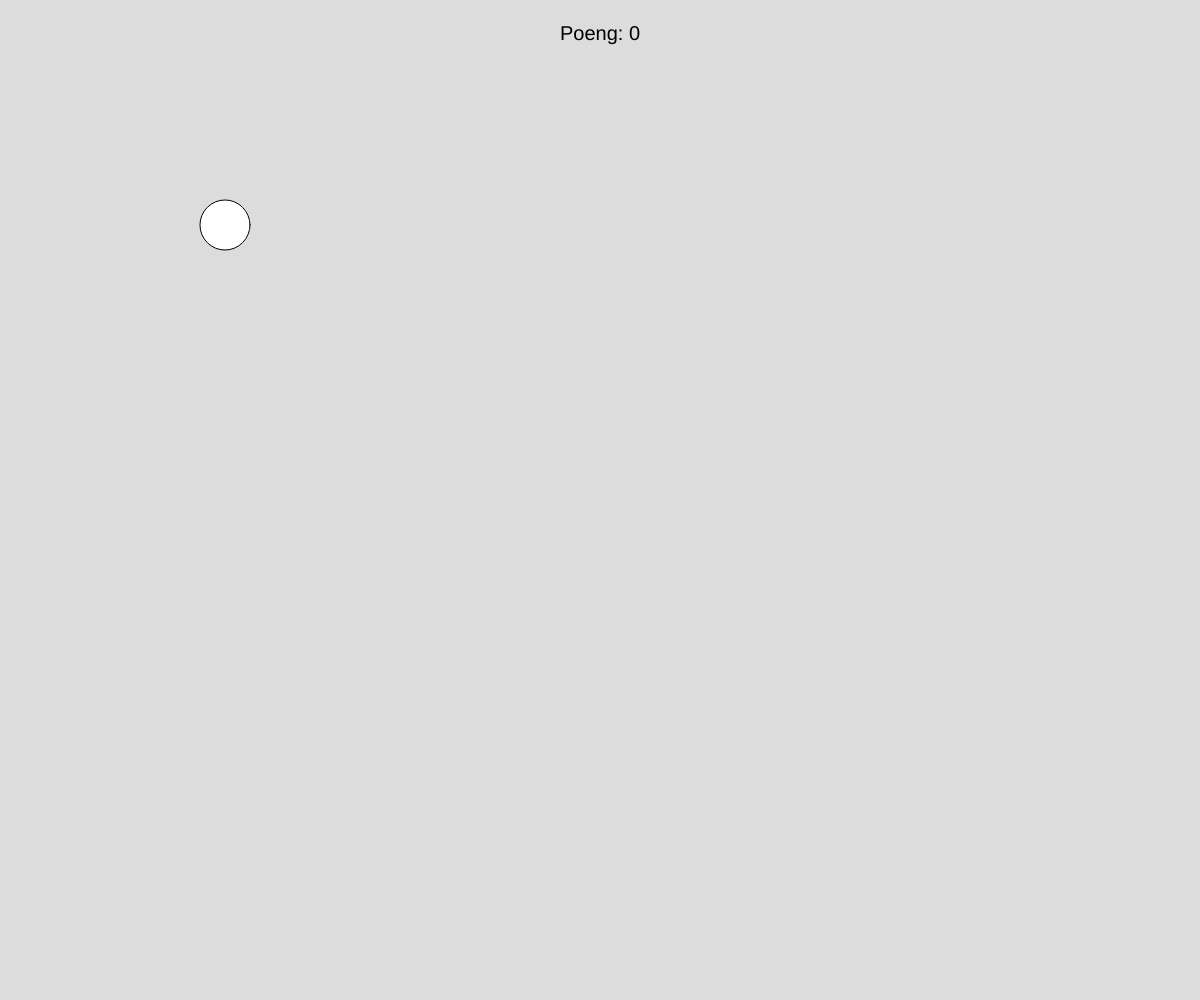
Frame 1 (no input)
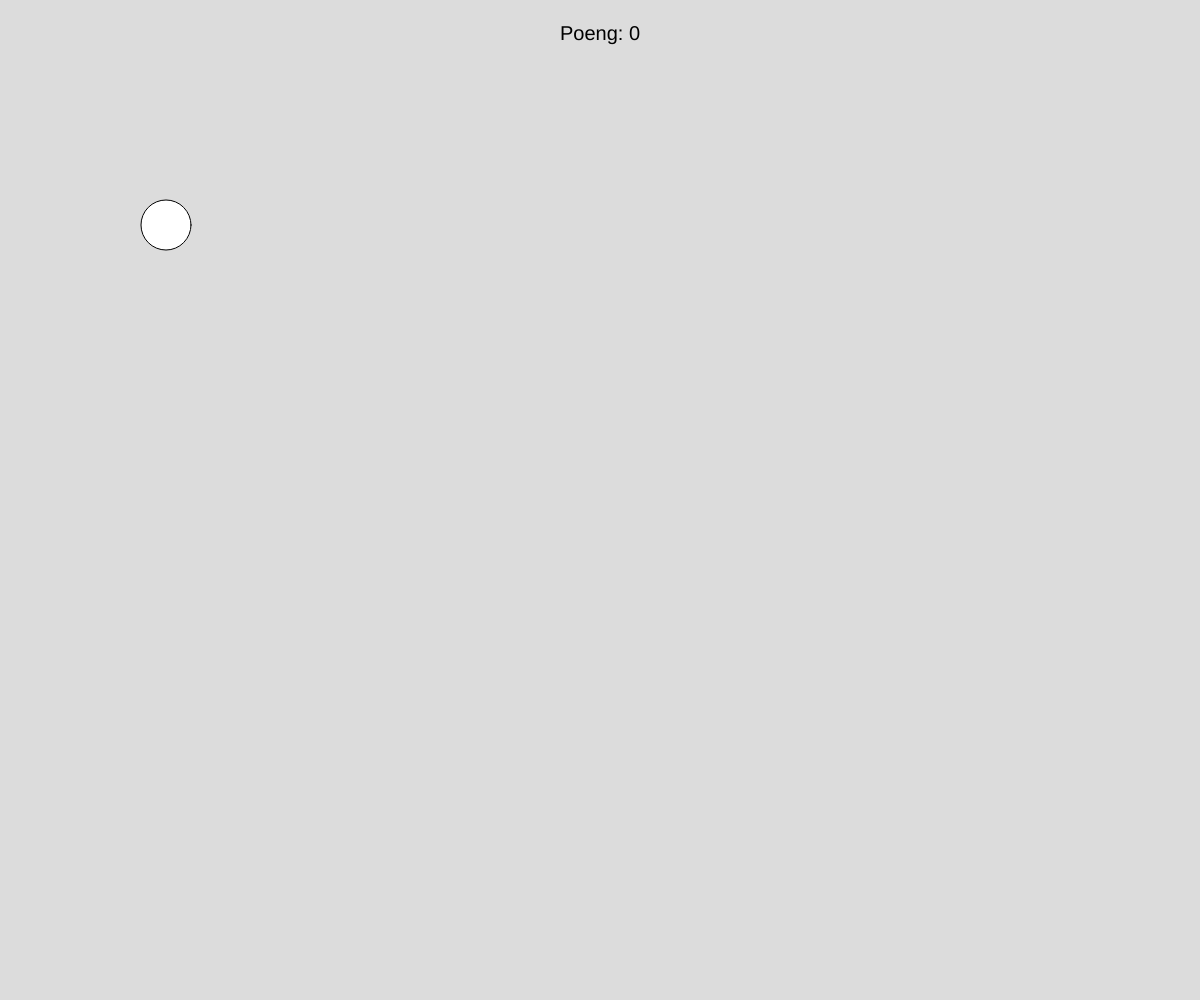
Frame 60 (no input)
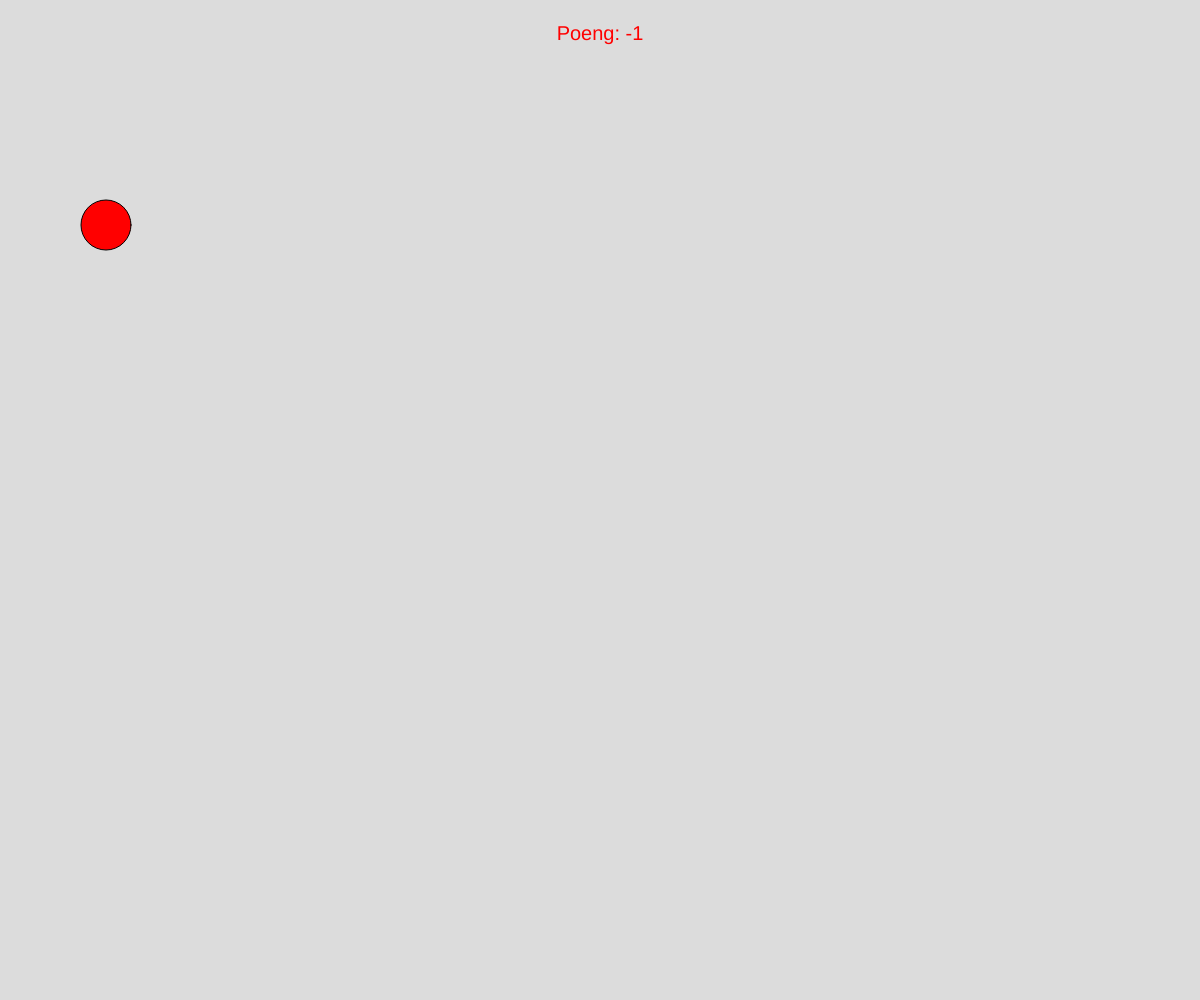
Frame 120 (the mouse pressed at the canvas centre since frame 60)

The p5.js sketch that drew these frames (run headless with seeded random() and noise() and a simulated clock; from frame 60 on, the mouse is pressed at the canvas centre):

// p5.js sketch
// ── sketch.js
//GLOBALE VARIABLER
let ballx = 225;
let bally = 225;
let ballSize = 50;
let fart = 1;
let poeng = 0;
let tekstS = 20;
let bakgrunn = 220;
let plasseringPoengY = 40;

function setup() {            //Dette skjer én gang.
  createCanvas(windowWidth, windowHeight);    
  textAlign(CENTER);
  textSize(tekstS);
}  //SLUTT SETUP ---------------------------------

function draw() {            //Dette skjer i loop.
  background(bakgrunn);
  ball();
  tekst();
}  //SLUTT DRAW ----------------------------------

function ball() {
  ellipse(ballx,bally,ballSize,ballSize);
  ballx = ballx - fart;
  if (ballx <= 0-ballSize/2) {
    ballx = windowWidth + ballSize/2;
  }  
}  //SLUTT BALL ----------------------------------

function mousePressed() {
  let avstandBall = dist(ballx, bally, mouseX, mouseY);
  if (avstandBall < ballSize/2) {
    fill('green');
    fart++;
    bally = random(windowHeight+ballSize/2, windowHeight-ballSize/2);
    poeng++;
  }
  if (avstandBall > ballSize/2) {
    fill('red');
    poeng -= 1;
  }
}  //SLUTT MOUSERELEASE --------------------------

function tekst() {
  text("Poeng: " + poeng, windowWidth/2, plasseringPoengY);
}
